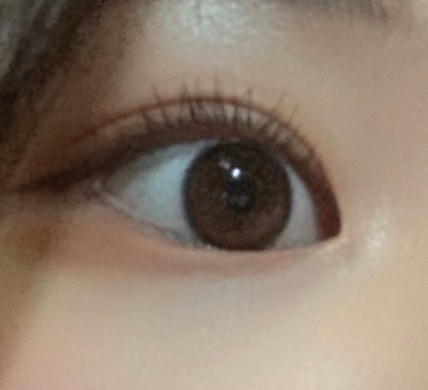
#> input picture round2/tagging/images/color.JPEG, 428 x 390 px
$ python -i resize_random.py   (imports and definitions only)
#> lines starting #> are read from the running program, lines starting #| are printed output that depends on the picture
import math
import random
import numpy as np
from PIL import Image


def resize(img, size, interpolation=Image.BILINEAR):
    r"""Resize the input PIL Image to the given size.
    Args:
        img (PIL Image): Image to be resized.
        size (sequence or int): Desired output size. If size is a sequence like
            (h, w), the output size will be matched to this. If size is an int,
            the smaller edge of the image will be matched to this number maintaing
            the aspect ratio. i.e, if height > width, then image will be rescaled to
            :math:`\left(\text{size} \times \frac{\text{height}}{\text{width}}, \text{size}\right)`
        interpolation (int, optional): Desired interpolation. Default is
            ``PIL.Image.BILINEAR``
    Returns:
        PIL Image: Resized image.
    """
    if isinstance(size, int):
        w, h = img.size
        if (w <= h and w == size) or (h <= w and h == size):
            return img
        if w < h:
            ow = size
            oh = int(size * h / w)
            return img.resize((ow, oh), interpolation)
        else:
            oh = size
            ow = int(size * w / h)
            return img.resize((ow, oh), interpolation)
    else:
        return img.resize(size[::-1], interpolation)


def crop(img, i, j, h, w):
    """Crop the given PIL Image.
    Args:
        img (PIL Image): Image to be cropped.
        i (int): i in (i,j) i.e coordinates of the upper left corner.
        j (int): j in (i,j) i.e coordinates of the upper left corner.
        h (int): Height of the cropped image.
        w (int): Width of the cropped image.
    Returns:
        PIL Image: Cropped image.
    """
    return img.crop((j, i, j + w, i + h))


def resized_crop(img, i, j, h, w, size, interpolation=Image.BILINEAR):
    """Crop the given PIL Image and resize it to desired size.
    Notably used in :class:`~torchvision.transforms.RandomResizedCrop`.
    Args:
        img (PIL Image): Image to be cropped.
        i (int): i in (i,j) i.e coordinates of the upper left corner
        j (int): j in (i,j) i.e coordinates of the upper left corner
        h (int): Height of the cropped image.
        w (int): Width of the cropped image.
        size (sequence or int): Desired output size. Same semantics as ``resize``.
        interpolation (int, optional): Desired interpolation. Default is
            ``PIL.Image.BILINEAR``.
    Returns:
        PIL Image: Cropped image.
    """
    img = crop(img, i, j, h, w)
    img = resize(img, size, interpolation)
    return img


class RandomResizedCrop(object):
    """Crop the given PIL Image to random size and aspect ratio.
    A crop of random size (default: of 0.08 to 1.0) of the original size and a random
    aspect ratio (default: of 3/4 to 4/3) of the original aspect ratio is made. This crop
    is finally resized to given size.
    This is popularly used to train the Inception networks.
    Args:
        size: expected output size of each edge
        scale: range of size of the origin size cropped
        ratio: range of aspect ratio of the origin aspect ratio cropped
        interpolation: Default: PIL.Image.BILINEAR
    """

    def __init__(self, size=None, scale=(0.08, 1.0), ratio=(3. / 4., 4. / 3.), interpolation=Image.BILINEAR):
        if isinstance(size, tuple) or size is None:
            self.size = size
        else:
            self.size = (size, size)
        if (scale[0] > scale[1]) or (ratio[0] > ratio[1]):
            warnings.warn("range should be of kind (min, max)")

        self.interpolation = interpolation
        self.scale = scale
        self.ratio = ratio

    @staticmethod
    def get_params(img, scale, ratio):
        """Get parameters for ``crop`` for a random sized crop.
        Args:
            img (PIL Image): Image to be cropped.
            scale (tuple): range of size of the origin size cropped
            ratio (tuple): range of aspect ratio of the origin aspect ratio cropped
        Returns:
            tuple: params (i, j, h, w) to be passed to ``crop`` for a random
                sized crop.
        """
        area = img.size[0] * img.size[1]

        for attempt in range(10):
            target_area = random.uniform(*scale) * area
            log_ratio = (math.log(ratio[0]), math.log(ratio[1]))
            aspect_ratio = math.exp(random.uniform(*log_ratio))

            w = int(round(math.sqrt(target_area * aspect_ratio)))
            h = int(round(math.sqrt(target_area / aspect_ratio)))

            if w <= img.size[0] and h <= img.size[1]:
                i = random.randint(0, img.size[1] - h)
                j = random.randint(0, img.size[0] - w)
                return i, j, h, w

        # Fallback to central crop
        in_ratio = img.size[0] / img.size[1]
        if (in_ratio < min(ratio)):
            w = img.size[0]
            h = w / min(ratio)
        elif (in_ratio > max(ratio)):
            h = img.size[1]
            w = h * max(ratio)
        else:  # whole image
            w = img.size[0]
            h = img.size[1]
        i = (img.size[1] - h) // 2
        j = (img.size[0] - w) // 2
        return i, j, h, w

    def __call__(self, np_image):
        """
        Args:
            img (PIL Image): Image to be cropped and resized.
        Returns:
            PIL Image: Randomly cropped and resized image.
        """

        if self.size is None:
            size = np_image.shape
        else:
            size = self.size

        image = Image.fromarray(np_image)
        i, j, h, w = self.get_params(image, self.scale, self.ratio)
        image = resized_crop(image, i, j, h, w, size, self.interpolation)
        np_image = np.array(image)
        return np_image

    def __repr__(self):
        interpolate_str = _pil_interpolation_to_str[self.interpolation]
        format_string = self.__class__.__name__ + '(size={0}'.format(self.size)
        format_string += ', scale={0}'.format(tuple(round(s, 4) for s in self.scale))
        format_string += ', ratio={0}'.format(tuple(round(r, 4) for r in self.ratio))
        format_string += ', interpolation={0})'.format(interpolate_str)
        return format_string

>>> import cv2
>>> picture = cv2.imread('../tagging/images/color.JPEG', cv2.IMREAD_GRAYSCALE)
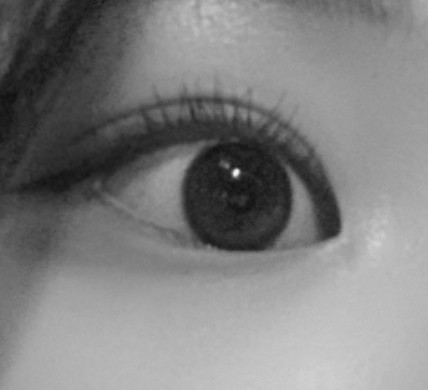
#> picture: shape (390, 428); min 14, max 245, mean 127.3
>>> result = RandomResizedCrop()(picture)
#> in __call__, `i, j, h, w = self.get_params(image, self.scale, self.ratio)`: i = 26; j = 1; h = 351; w = 407
#> in crop, `return img.crop((j, i, j + w, i + h))`:
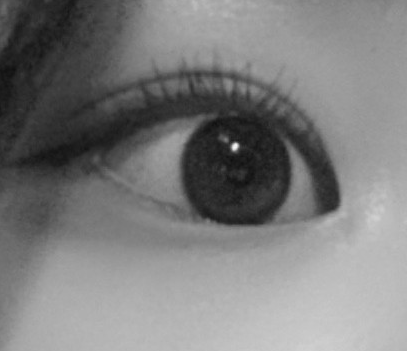
#> returned value: PIL image 407x351 L; min 14, max 245, mean 124.2
#> in resize, `return img.resize(size[::-1], interpolation)`:
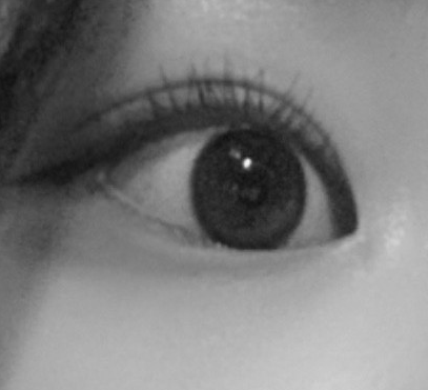
#> returned value: PIL image 428x390 L; min 16, max 242, mean 124.2

$ run again, on round2/tagging/images/food.JPEG
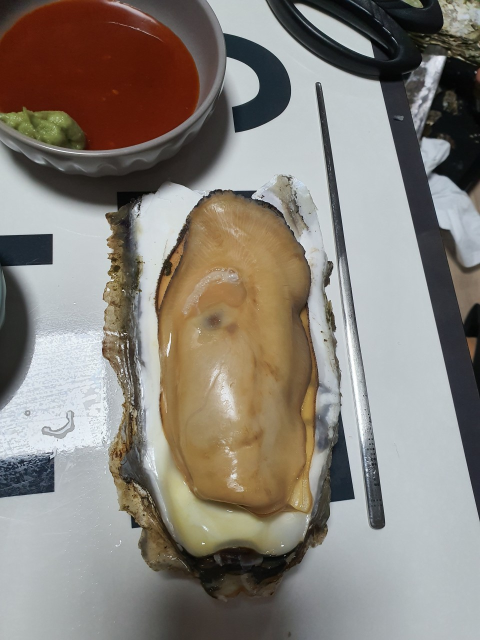
#> input picture round2/tagging/images/food.JPEG, 960 x 1280 px (shown at 1/2 size)
#> `picture = cv2.imread('../tagging/images/color.JPEG', cv2.IMREAD_GRAYSC..`:
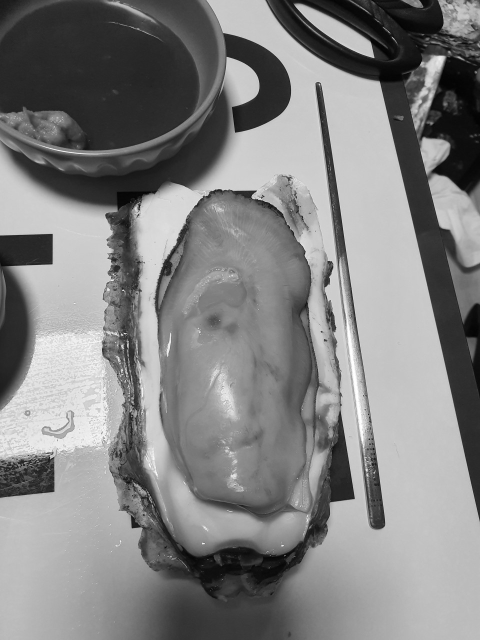
#> picture: shape (1280, 960) (shown at 1/2 size); min 0, max 255, mean 130.3
#> in __call__, `i, j, h, w = self.get_params(image, self.scale, self.ratio)`: i = 261; j = 124; h = 812; w = 707
#> in resize, `return img.resize(size[::-1], interpolation)`:
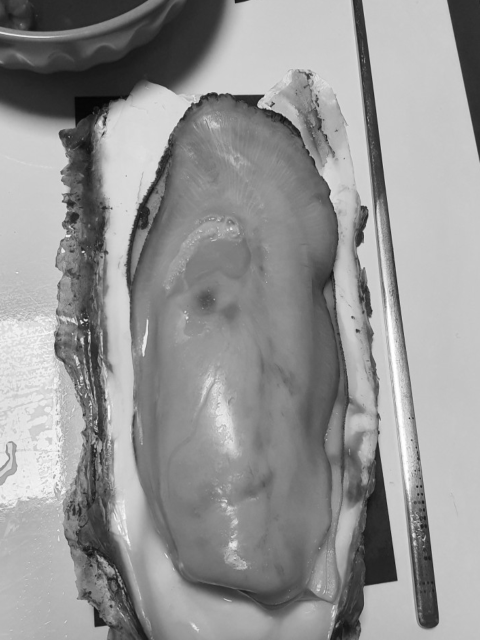
#> returned value: PIL image 960x1280 L (shown at 1/2 size); min 3, max 255, mean 148.5

$ run again, on round2/tagging/images/installation.JPEG
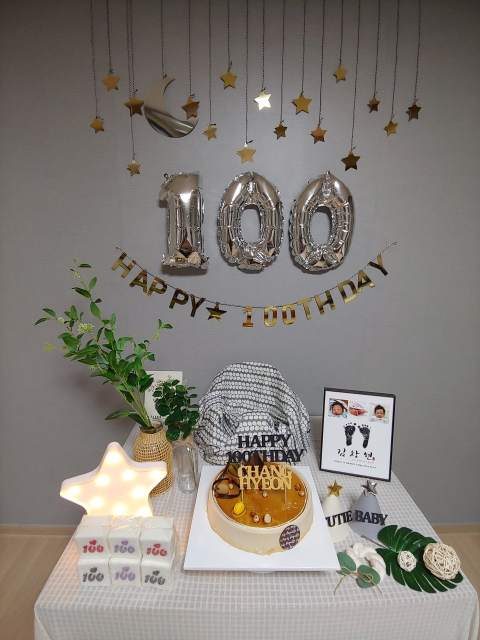
#> input picture round2/tagging/images/installation.JPEG, 960 x 1280 px (shown at 1/2 size)
#> `picture = cv2.imread('../tagging/images/color.JPEG', cv2.IMREAD_GRAYSC..`:
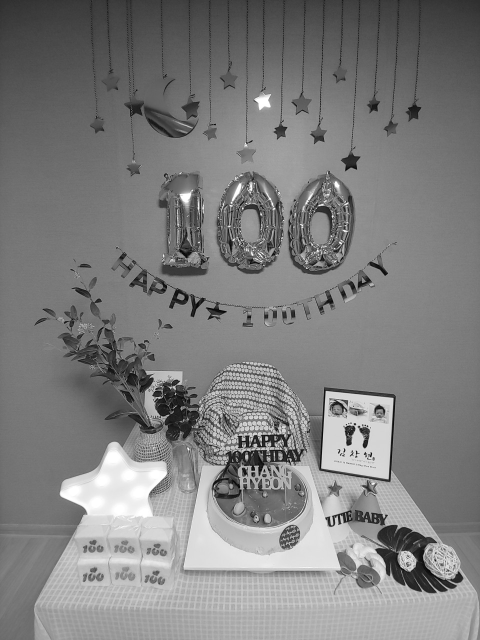
#> picture: shape (1280, 960) (shown at 1/2 size); min 0, max 255, mean 126.8
#> in __call__, `i, j, h, w = self.get_params(image, self.scale, self.ratio)`: i = 261; j = 124; h = 812; w = 707
#> in resize, `return img.resize(size[::-1], interpolation)`:
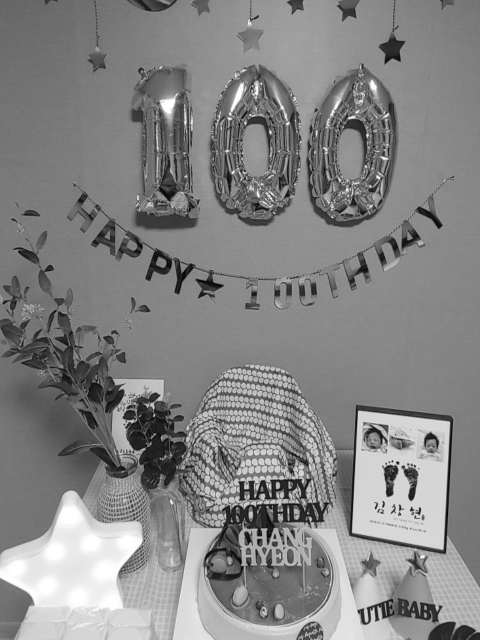
#> returned value: PIL image 960x1280 L (shown at 1/2 size); min 1, max 255, mean 132.6

$ run again, on round2/tagging/images/suit.JPEG
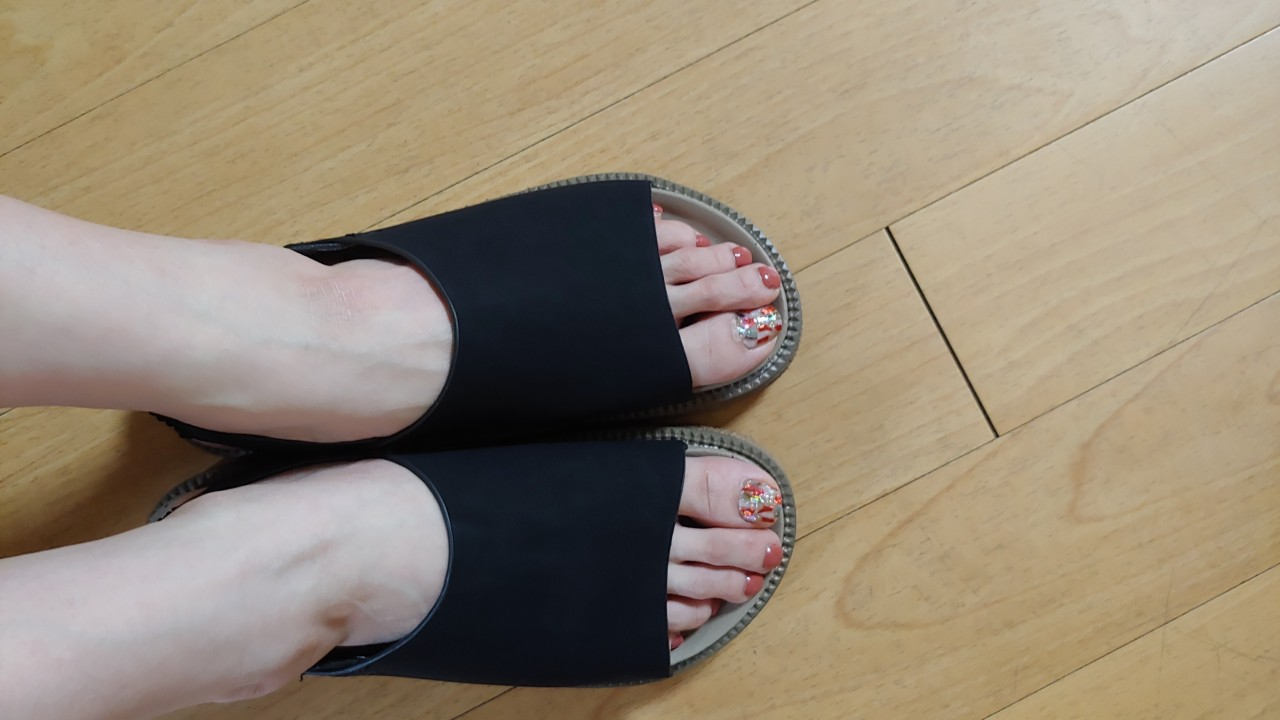
#> input picture round2/tagging/images/suit.JPEG, 1280 x 720 px
#> `picture = cv2.imread('../tagging/images/color.JPEG', cv2.IMREAD_GRAYSC..`:
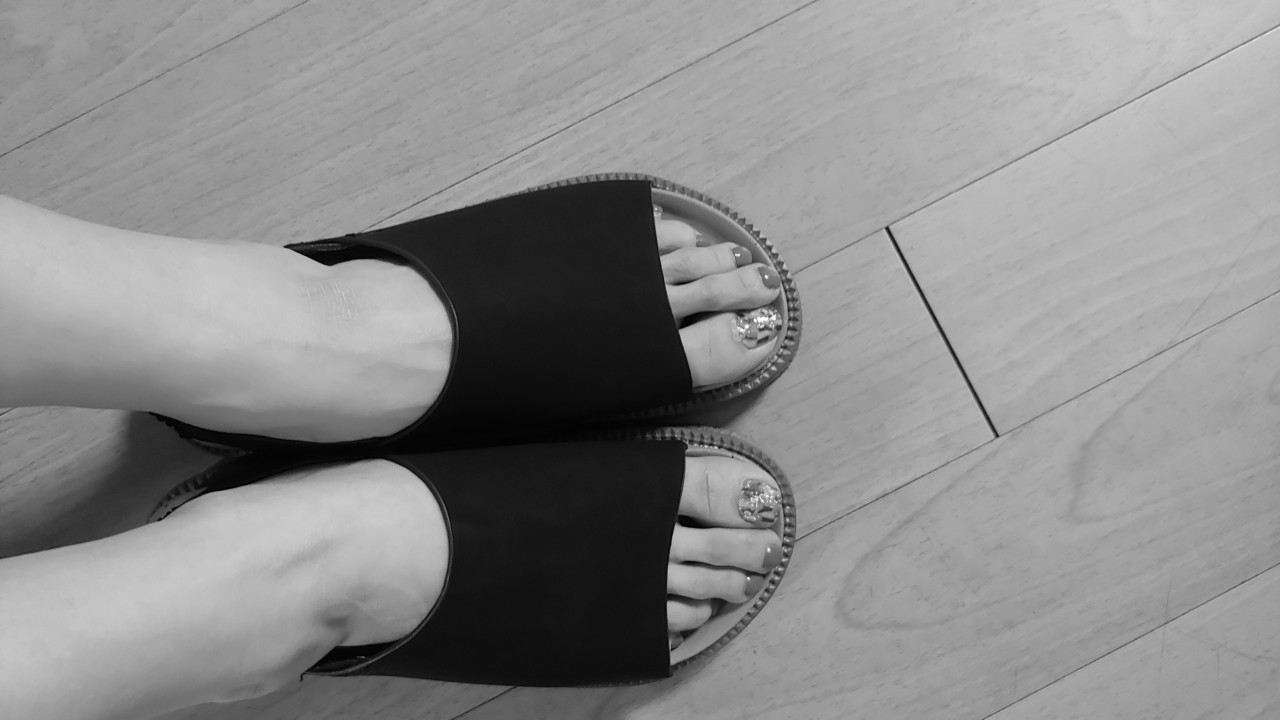
#> picture: shape (720, 1280); min 0, max 255, mean 138.2
#> in __call__, `i, j, h, w = self.get_params(image, self.scale, self.ratio)`: i = 16; j = 497; h = 703; w = 612
#> in resize, `return img.resize(size[::-1], interpolation)`:
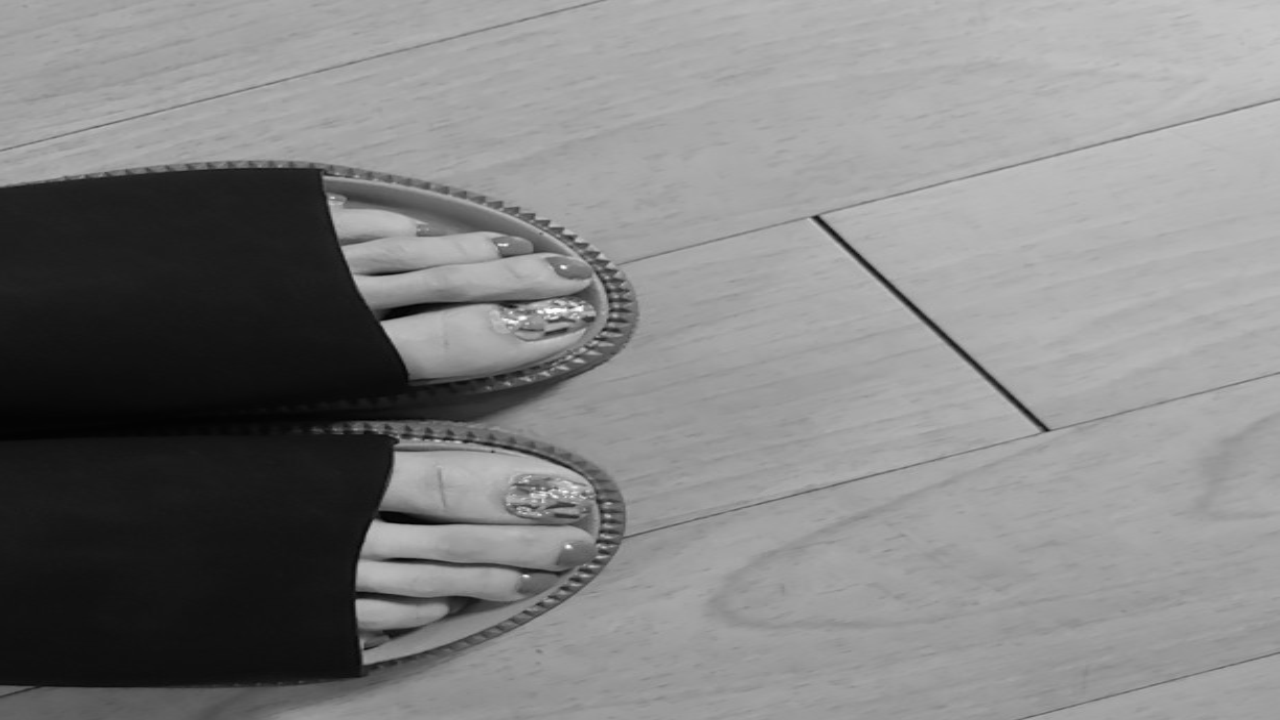
#> returned value: PIL image 1280x720 L; min 1, max 254, mean 129.9
